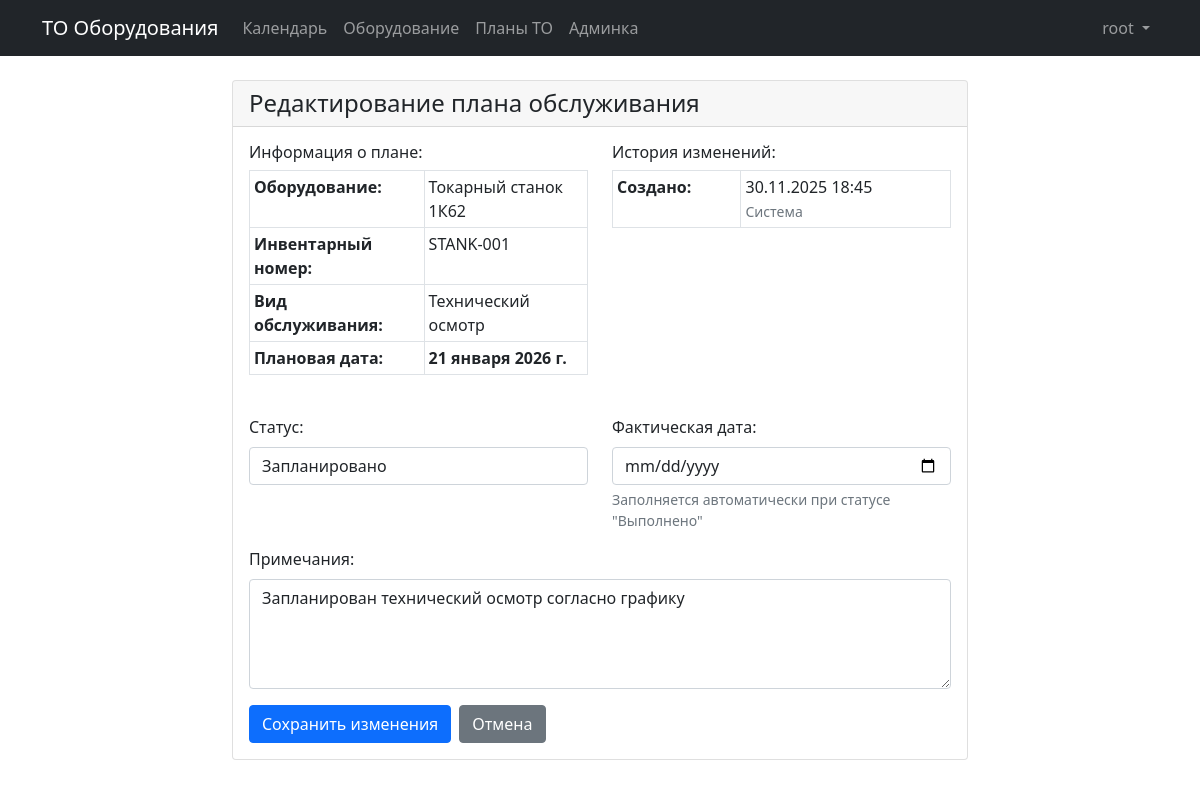
The app's page /maintenance/3/edit/ (signed in) with its own data.
### maintenance/models.py (models this page shows, shortened)
class MaintenancePlan(models.Model):
    STATUS_CHOICES = [
        ('planned', 'Запланировано'),
        ('in_progress', 'В работе'),
        ('completed', 'Выполнено'),
        ('cancelled', 'Отменено'),
    ]
    equipment = models.ForeignKey(Equipment, on_delete=models.CASCADE, verbose_name="Оборудование")
    maintenance_type = models.ForeignKey(MaintenanceType, on_delete=models.CASCADE, verbose_name="Вид обслуживания")
    planned_date = models.DateField(verbose_name="Плановая дата")
    actual_date = models.DateField(null=True, blank=True, verbose_name="Фактическая дата")
    status = models.CharField(max_length=20, choices=STATUS_CHOICES, default='planned', verbose_name="Статус")
    notes = models.TextField(blank=True, verbose_name="Примечания")
    created_by = models.ForeignKey(User, on_delete=models.SET_NULL, null=True, blank=True,
                                   related_name='created_plans', verbose_name="Кем создано")
    updated_by = models.ForeignKey(User, on_delete=models.SET_NULL, null=True, blank=True,
                                   related_name='updated_plans', verbose_name="Кем изменено")
    created_at = models.DateTimeField(auto_now_add=True, verbose_name="Дата создания")
    updated_at = models.DateTimeField(auto_now=True, verbose_name="Дата изменения")
    class Meta:
        verbose_name = "План обслуживания"
        verbose_name_plural = "Планы обслуживания"
        ordering = ['planned_date']

class Equipment(models.Model):
    name = models.CharField(max_length=200, verbose_name="Наименование")
    inventory_number = models.CharField(max_length=50, unique=True, verbose_name="Инвентарный номер")
    equipment_type = models.ForeignKey(EquipmentType, on_delete=models.CASCADE, verbose_name="Тип оборудования")
    installation_date = models.DateField(verbose_name="Дата ввода в эксплуатацию")
    class Meta:
        verbose_name = "Оборудование"
        verbose_name_plural = "Оборудование"

class MaintenanceType(models.Model):
    name = models.CharField(max_length=100, verbose_name="Вид обслуживания")
    code = models.CharField(max_length=10, verbose_name="Код", unique=True)
    class Meta:
        verbose_name = "Вид обслуживания"
        verbose_name_plural = "Виды обслуживания"

### maintenance/views.py (the view)
# urls.py: path('maintenance/<int:pk>/edit/', views.maintenance_plan_edit, name='maintenance_plan_edit'),
@login_required
def maintenance_plan_edit(request, pk):
    plan = get_object_or_404(MaintenancePlan, pk=pk)
    if request.method == 'POST':
        form = MaintenancePlanEditForm(request.POST, instance=plan)
        if form.is_valid():
            updated_plan = form.save(commit=False)
            updated_plan.updated_by = request.user
            if updated_plan.status == 'completed' and not updated_plan.actual_date:
                updated_plan.actual_date = timezone.now().date()
            updated_plan.save()
            messages.success(request, 'План обслуживания успешно обновлен!')
            return redirect('maintenance_plan_list')
    else:
        form = MaintenancePlanEditForm(instance=plan)
    return render(request, 'maintenance/maintenance_plan_edit.html', {
        'form': form,
        'plan': plan
    })

### maintenance/forms.py
class MaintenancePlanEditForm(forms.ModelForm):
    class Meta:
        model = MaintenancePlan
        fields = ['status', 'actual_date', 'notes']
        widgets = {
            'status': forms.Select(attrs={'class': 'form-control'}),
            'actual_date': forms.DateInput(attrs={'type': 'date', 'class': 'form-control'}),
            'notes': forms.Textarea(attrs={'rows': 4, 'class': 'form-control', 'placeholder': 'Введите примечания...'}),
        }
    def __init__(self, *args, **kwargs):
        super().__init__(*args, **kwargs)
        if self.instance and self.instance.status == 'completed' and not self.instance.actual_date:
            self.fields['actual_date'].required = True

### templates/maintenance/maintenance_plan_edit.html (shortened to what this page needs)
{% extends 'base.html' %}
{% block content %}
<div class="row justify-content-center">
    <div class="col-md-8">
        <div class="card">
            <div class="card-header">
                <h4 class="mb-0">Редактирование плана обслуживания</h4>
            </div>
            <div class="card-body">
                <div class="row mb-4">
                    <div class="col-md-6">
                        <h6>Информация о плане:</h6>
                        <table class="table table-sm table-bordered">
                            <tr>
                                <th>Оборудование:</th>
                                <td>{{ plan.equipment.name }}</td>
                            </tr>
                            <tr>
                                <th>Инвентарный номер:</th>
                                <td>{{ plan.equipment.inventory_number }}</td>
                            </tr>
                            <tr>
                                <th>Вид обслуживания:</th>
                                <td>{{ plan.maintenance_type.name }}</td>
                            </tr>
                            <tr>
                                <th>Плановая дата:</th>
                                <td><strong>{{ plan.planned_date }}</strong></td>
                            </tr>
                        </table>
                    </div>
                    <div class="col-md-6">
                        <h6>История изменений:</h6>
                        <table class="table table-sm table-bordered">
                            <tr>
                                <th>Создано:</th>
                                <td>
                                    {{ plan.created_at|date:"d.m.Y H:i" }}<br>
                                    <small class="text-muted">
                                        {% if plan.created_by %}
                                            {{ plan.created_by.username }}
                                        {% else %}
                                            Система
                                        {% endif %}
                                    </small>
                                </td>
                            </tr>
                        </table>
                    </div>
                </div>
                <form method="post">
                    <div class="row">
                        <div class="col-md-6">
                            <div class="mb-3">
                                <label for="{{ form.status.id_for_label }}" class="form-label">Статус:</label>
                                {{ form.status }}
                            </div>
                        </div>
                        <div class="col-md-6">
                            <div class="mb-3">
                                <label for="{{ form.actual_date.id_for_label }}" class="form-label">Фактическая дата:</label>
                                {{ form.actual_date }}
                                <div class="form-text">
                                    {% if plan.status == 'completed' and not plan.actual_date %}
                                    <span class="text-warning">Для выполненных работ укажите фактическую дату</span>
                                    {% else %}
                                    Заполняется автоматически при статусе "Выполнено"
                                    {% endif %}
                                </div>
                            </div>
                        </div>
                    </div>
                    <div class="mb-3">
                        <label for="{{ form.notes.id_for_label }}" class="form-label">Примечания:</label>
                        {{ form.notes }}
                    </div>
                    <div class="d-flex gap-2">
                        <button type="submit" class="btn btn-primary">Сохранить изменения</button>
                        <a href="{% url 'maintenance_plan_list' %}" class="btn btn-secondary">Отмена</a>
                    </div>
                </form>
            </div>
        </div>
    </div>
</div>
{% endblock %}

### templates/base.html (shortened to what this page needs)
<!DOCTYPE html>
<html lang="ru">
<head>
    <link href="https://cdn.jsdelivr.net/npm/bootstrap@5.1.3/dist/css/bootstrap.min.css" rel="stylesheet">
</head>
<body>
    <nav class="navbar navbar-expand-lg navbar-dark bg-dark">
        <div class="container">
            <a class="navbar-brand" href="{% url 'index' %}">ТО Оборудования</a>
            <div class="collapse navbar-collapse" id="navbarNav">
                <div class="navbar-nav me-auto">
                    <a class="nav-link" href="{% url 'index' %}">Календарь</a>
                    <a class="nav-link" href="{% url 'equipment_list' %}">Оборудование</a>
                    <a class="nav-link" href="{% url 'maintenance_plan_list' %}">Планы ТО</a>
                    {% if user.is_staff %}
                    <a class="nav-link" href="/admin/">Админка</a>
                    {% endif %}
                </div>
                <div class="navbar-nav">
                    {% if user.is_authenticated %}
                    <div class="nav-item dropdown">
                        <a class="nav-link dropdown-toggle" href="#" role="button" data-bs-toggle="dropdown">
                            {{ user.username }}
                        </a>
                    </div>
                    {% else %}
                    <a class="nav-link" href="{% url 'login' %}">Войти</a>
                    {% endif %}
                </div>
            </div>
        </div>
    </nav>
    <div class="container mt-4">
        {% block content %}{% endblock %}
    </div>
</body>
</html>

### records on screen
MaintenancePlan: equipment.name "Токарный станок 1К62", equipment.inventory_number "STANK-001", maintenance_type.name "Технический осмотр", planned_date "21 января 2026 г.", created_at "30.11.2025 18:45", status "Запланировано", notes "Запланирован технический осмотр согласно графику"

### other values on screen
{{ user.username }} "root"
